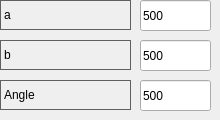
      <widget class="QWidget" name="page_9">
       <widget class="QLabel" name="label_95">
        <property name="geometry">
         <rect>
          <x>0</x>
          <y>0</y>
          <width>131</width>
          <height>30</height>
         </rect>
        </property>
        <property name="styleSheet">
         <string notr="true">QLabel{

     border-width: 1px;

     border-style: solid;

     border-color: rgb(96, 96, 96);

}</string>
        </property>
        <property name="text">
         <string>a</string>
        </property>
        <property name="margin">
         <number>-1</number>
        </property>
       </widget>
       <widget class="QLineEdit" name="lineEdit_64">
        <property name="geometry">
         <rect>
          <x>140</x>
          <y>0</y>
          <width>71</width>
          <height>31</height>
         </rect>
        </property>
        <property name="text">
         <string>500</string>
        </property>
       </widget>
       <widget class="QLabel" name="label_96">
        <property name="geometry">
         <rect>
          <x>0</x>
          <y>40</y>
          <width>131</width>
          <height>30</height>
         </rect>
        </property>
        <property name="styleSheet">
         <string notr="true">QLabel{

     border-width: 1px;

     border-style: solid;

     border-color: rgb(96, 96, 96);

}</string>
        </property>
        <property name="text">
         <string>b</string>
        </property>
        <property name="margin">
         <number>-1</number>
        </property>
       </widget>
       <widget class="QLineEdit" name="lineEdit_65">
        <property name="geometry">
         <rect>
          <x>140</x>
          <y>40</y>
          <width>71</width>
          <height>31</height>
         </rect>
        </property>
        <property name="text">
         <string>500</string>
        </property>
       </widget>
       <widget class="QLabel" name="label_97">
        <property name="geometry">
         <rect>
          <x>0</x>
          <y>80</y>
          <width>131</width>
          <height>30</height>
         </rect>
        </property>
        <property name="styleSheet">
         <string notr="true">QLabel{

     border-width: 1px;

     border-style: solid;

     border-color: rgb(96, 96, 96);

}</string>
        </property>
        <property name="text">
         <string>Angle</string>
        </property>
        <property name="margin">
         <number>-1</number>
        </property>
       </widget>
       <widget class="QLineEdit" name="lineEdit_66">
        <property name="geometry">
         <rect>
          <x>140</x>
          <y>80</y>
          <width>71</width>
          <height>31</height>
         </rect>
        </property>
        <property name="text">
         <string>500</string>
        </property>
       </widget>
      </widget>
